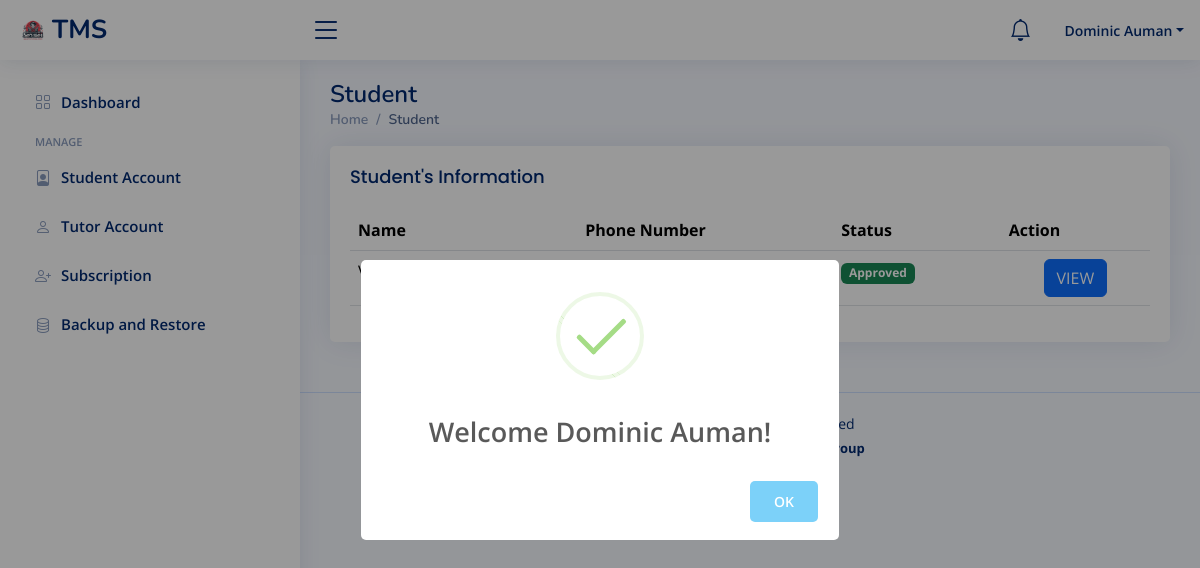
/admin/student.php (signed in), run on an earlier commit of the app's database.
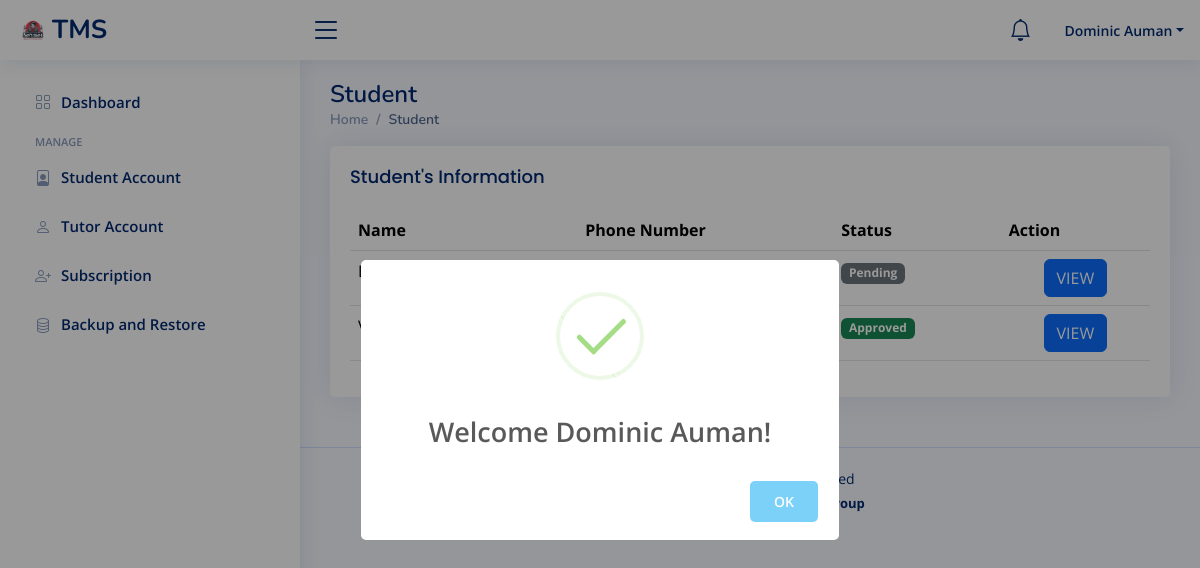
And on a later commit of the database.
### tables this page shows
CREATE TABLE `student` (
  `user_id` int(11) NOT NULL AUTO_INCREMENT,
  `email` varchar(255) NOT NULL,
  `password` varchar(255) NOT NULL,
  `firstname` varchar(255) NOT NULL,
  `middlename` varchar(255) NOT NULL,
  `lastname` varchar(255) NOT NULL,
  `suffix` varchar(255) NOT NULL,
  `phone_number` varchar(255) NOT NULL,
  `gender` varchar(255) NOT NULL,
  `barangay` varchar(255) NOT NULL,
  `municipality` varchar(255) NOT NULL,
  `zipcode` varchar(255) NOT NULL,
  `gradelevel` varchar(255) NOT NULL,
  `school` varchar(255) NOT NULL,
  `id_picture` longblob NOT NULL,
  `profilepicture` longblob NOT NULL,
  `user_status` varchar(255) NOT NULL DEFAULT 'Pending',
  `otp` varchar(255) DEFAULT NULL,
  `timestamp` timestamp NOT NULL DEFAULT current_timestamp() ON UPDATE current_timestamp(),
  PRIMARY KEY (`user_id`)
);

### admin/student.php (the view, shortened to what this page needs)
<?php
 include("./include/header.php");
 include("./include/topbar.php");
 include("./include/sidebar.php");
?>
<div class="pagetitle">
      <h1>Student</h1>
      <nav>
        <ol class="breadcrumb">
          <li class="breadcrumb-item"><a href="index.php">Home</a></li>
          <li class="breadcrumb-item active">Student</li>
        </ol>
      </nav>
    </div>
    <section class="section">
      <div class="row">
        <div class="col-lg-12">
          <div class="card">
            <div class="card-body">
              <h5 class="card-title">Student's Information</h5>
              <table class="table datatable">
                <thead>
                  <tr>
                    <th scope="col">Name</th>
                    <th scope="col">Phone Number</th>
                    <th scope="col">Status</th>
                    <th scope="col">Action</th>
                  </tr>
                </thead>
                <tbody>
                        <?php
                        $query = "SELECT
                        student.*
                      FROM
                        student
                      ORDER BY
                        student.`timestamp` DESC";
                        $query_run = mysqli_query($con, $query);
                        if (mysqli_num_rows($query_run) > 0) {
                            foreach ($query_run as $row) {
                        ?>
                                <tr>
                                    <td><?= $row['firstname']; ?> <?= $row['lastname']; ?></td>
                                    <td><?= $row['phone_number']; ?></td>
                                    <?php
                  $status = $row['user_status'];
                  $badge_class = '';
                  switch ($status) {
                      case 'Approved':
                          $badge_class = 'bg-success';
                          break;
                      case 'Pending':
                          $badge_class = 'bg-secondary';
                          break;
                  }
                  ?>
                  <td><span class="badge <?= $badge_class; ?>"><?= $status; ?></span></td>
                                    <td class="text-center">
                                    <a type="button" class="btn btn-primary" href="student_view.php?id=<?=$row['user_id'];?>">VIEW</a>
                                    </td>
                                </tr>
                        <?php
                            }
                        } else {
                        ?>
                            <tr>
                                <td colspan="4">No Record Found</td>
                            </tr>
                        <?php
                        }
                        ?>
                    </tbody>
              </table>
            </div>
          </div>
        </div>
      </div>
    </section>
<?php
 include("./include/footer.php");
?>

### admin/include/header.php (shortened to what this page needs)
<!DOCTYPE html>
<html lang="en">
<head>
  <link href="assets/vendor/bootstrap/css/bootstrap.min.css" rel="stylesheet">
  <link href="assets/vendor/bootstrap-icons/bootstrap-icons.css" rel="stylesheet">
  <link href="assets/vendor/boxicons/css/boxicons.min.css" rel="stylesheet">
  <link href="assets/vendor/quill/quill.snow.css" rel="stylesheet">
  <link href="assets/vendor/quill/quill.bubble.css" rel="stylesheet">
  <link href="assets/vendor/remixicon/remixicon.css" rel="stylesheet">
  <link href="assets/vendor/simple-datatables/style.css" rel="stylesheet">
  <link href="assets/css/style.css" rel="stylesheet">
</head>
<body>

### admin/include/topbar.php (shortened to what this page needs)
  <header id="header" class="header fixed-top d-flex align-items-center">
    <div class="d-flex align-items-center justify-content-between">
      <a href="index.php" class="logo d-flex align-items-center">
        <img src="assets/img/logopic.png" alt="">
        <span class="d-none d-lg-block">TMS</span>
      </a>
      <i class="bi bi-list toggle-sidebar-btn"></i>
    </div>
    <nav class="header-nav ms-auto">
      <ul class="d-flex align-items-center">
<a class="nav-link nav-icon" href="#" data-bs-toggle="dropdown">
    <i class="bi bi-bell"></i>
</a>
      <?php if(isset($_SESSION['auth_user'])): ?>
        <li class="nav-item dropdown pe-3">
          <a class="nav-link nav-profile d-flex align-items-center pe-0" href="#" data-bs-toggle="dropdown">
            <span class="d-none d-md-block dropdown-toggle ps-2"><?= $_SESSION['auth_user']['user_name']; ?></span>
          </a>
        </li>
      </ul>
    </nav>
    <?php endif; ?>
  </header>

### admin/include/sidebar.php
<aside id="sidebar" class="sidebar">
  <ul class="sidebar-nav" id="sidebar-nav">
    <li class="nav-item">
      <a class="nav-link collapsed" href="index.php">
        <i class="bi bi-grid"></i>
        <span>Dashboard</span>
      </a>
    </li>
    <li class="nav-heading">Manage</li>
    <li class="nav-item">
      <a class="nav-link collapsed" href="student.php">
      <i class="bi bi-file-person"></i>
        <span>Student Account</span>
      </a>
    </li>
    <li class="nav-item">
      <a class="nav-link collapsed" href="teacher.php">
      <i class="bi bi-person"></i>
        <span>Tutor Account</span>
      </a>
    </li>
    <li class="nav-item">
      <a class="nav-link collapsed" href="subscription.php">
      <i class="bi bi-person-plus"></i>
        <span>Subscription</span>
      </a>
    </li>
    <li class="nav-item">
      <a class="nav-link collapsed" href="back_restore.php">
      <i class="bi bi-database"></i>
        <span>Backup and Restore</span>
      </a>
    </li>
  </ul>
</aside>
<main id="main" class="main">

### admin/include/footer.php (shortened to what this page needs)
</main>
<footer id="footer" class="footer">
  <div class="copyright">
  </div>
  <div class="credits">
   <span><strong> Designed by Teach me sensie group</strong></span>
  </div>
</footer>
</body>
</html>

### admin/assets/css/style.css (style rules this page uses)
:root { scroll-behavior: smooth; }
body { font-family: "Open Sans", sans-serif; background: #f6f9ff; color: #444444; }
a { color: #4154f1; text-decoration: none; }
h1, h2, h3, h4, h5, h6 { font-family: "Nunito", sans-serif; }
#main { margin-top: 60px; padding: 20px 30px; transition: all 0.3s; }
.pagetitle { margin-bottom: 10px; }
.pagetitle h1 { font-size: 24px; margin-bottom: 0; font-weight: 600; color: #012970; }
.card { margin-bottom: 30px; border: none; border-radius: 5px; box-shadow: 0px 0 30px rgba(1, 41, 112, 0.1); }
.card-title { padding: 20px 0 15px 0; font-size: 18px; font-weight: 500; color: #012970; font-family: "Poppins", sans-serif; }
.card-body { padding: 0 20px 20px 20px; }
.breadcrumb { font-size: 14px; font-family: "Nunito", sans-serif; color: #899bbd; font-weight: 600; }
.breadcrumb a { color: #899bbd; transition: 0.3s; }
.breadcrumb .breadcrumb-item::before { color: #899bbd; }
.breadcrumb .active { color: #51678f; font-weight: 600; }
.logo { line-height: 1; }
@media (min-width: 1200px) { .logo { width: 280px; } }
.logo img { max-height: 26px; margin-right: 6px; }
.logo span { font-size: 26px; font-weight: 700; color: #012970; font-family: "Nunito", sans-serif; }
.header { transition: all 0.5s; z-index: 997; height: 60px; box-shadow: 0px 2px 20px rgba(1, 41, 112, 0.1); background-color: #fff; padding-left: 20px; }
.header .toggle-sidebar-btn { font-size: 32px; padding-left: 10px; cursor: pointer; color: #012970; }
.header-nav ul { list-style: none; }
.header-nav>ul { margin: 0; padding: 0; }
.header-nav .nav-icon { font-size: 22px; color: #012970; margin-right: 25px; position: relative; }
.header-nav .nav-profile { color: #012970; }
.header-nav .nav-profile span { font-size: 14px; font-weight: 600; }
.sidebar { position: fixed; top: 60px; left: 0; bottom: 0; width: 300px; z-index: 996; transition: all 0.3s; padding: 20px; overflow-y: auto; scrollbar-width: thin; scrollbar-color: #aab7cf transparent; box-shadow: 0px 0px 20px rgba(1, 41, 112, 0.1); background-color: #fff; }
@media (min-width: 1200px) { #main, #footer { margin-left: 300px; } }
.sidebar-nav { padding: 0; margin: 0; list-style: none; }
.sidebar-nav li { padding: 0; margin: 0; list-style: none; }
.sidebar-nav .nav-item { margin-bottom: 5px; }
.sidebar-nav .nav-heading { font-size: 11px; text-transform: uppercase; color: #899bbd; font-weight: 600; margin: 10px 0 5px 15px; }
.sidebar-nav .nav-link { display: flex; align-items: center; font-size: 15px; font-weight: 600; color: #4154f1; transition: 0.3; background: #f6f9ff; padding: 10px 15px; border-radius: 4px; }
.sidebar-nav .nav-link i { font-size: 16px; margin-right: 10px; color: #4154f1; }
.sidebar-nav .nav-link.collapsed { color: #012970; background: #fff; }
.sidebar-nav .nav-link.collapsed i { color: #899bbd; }
.footer { padding: 20px 0; font-size: 14px; transition: all 0.3s; border-top: 1px solid #cddfff; }
.footer .copyright { text-align: center; color: #012970; }
.footer .credits { padding-top: 5px; text-align: center; font-size: 13px; color: #012970; }

What changed in the data, as far as the page shows it:
added student: user_status "Pending"
